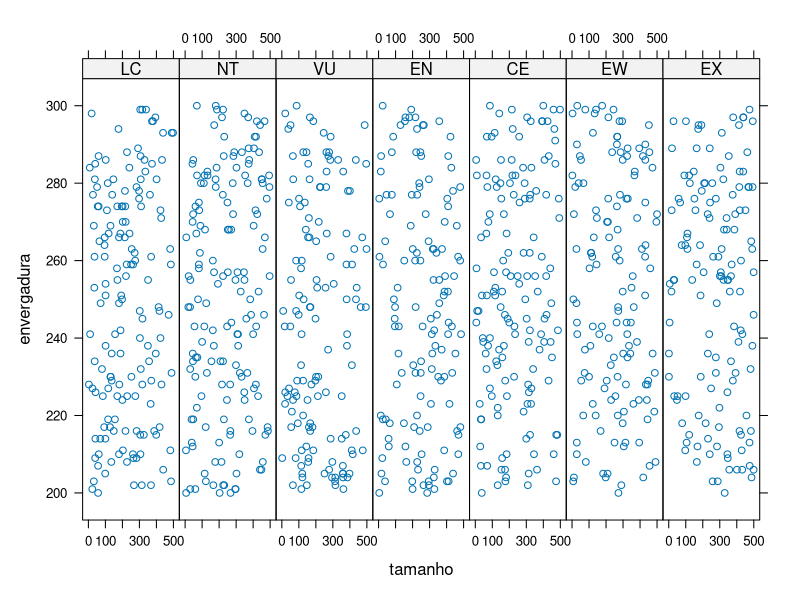
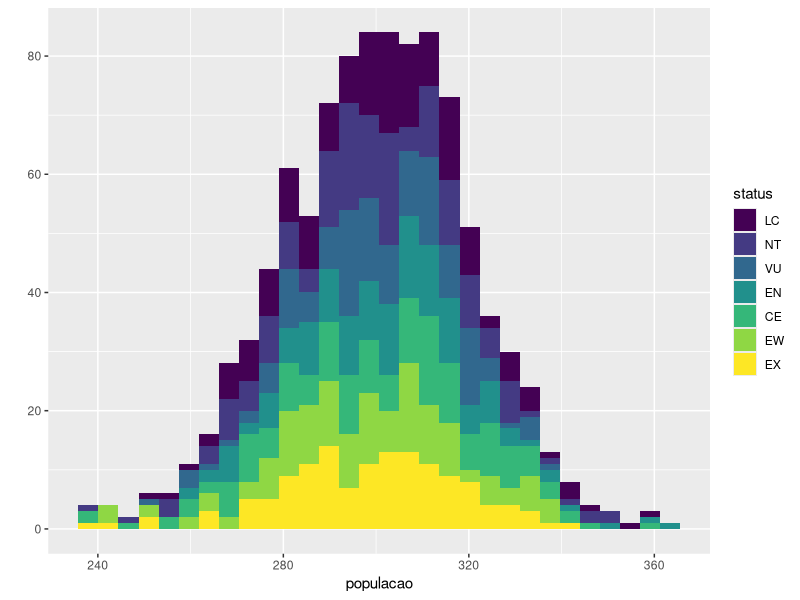

Here is the R script that generated these plots, in order:
#Lendo o arquivo
especimes_data <- read.table('./especimes.txt', sep=',', header=TRUE)

#Adicionando os atributos dependentes
especimes_data['envergaduraXtamanho'] = (especimes_data$envergadura / especimes_data$tamanho) * 100

especimes_data$status <- ordered(especimes_data$status, levels = c('LC', 'NT', 'VU', 'EN', 'CE', 'EW','EX'))

especimes_data['exemplaresXidade'] = especimes_data$idade/ especimes_data$exemplares

#Criando um xyplot para verificar o padrão de envergadura e tamanho com relação ao status de conservação
library(lattice)

xyplot(envergadura ~ tamanho | status, data = especimes_data, layout = c(7,1)) # coluna e linhas

# Verificando o padrão da população organizada pelo status de conservação
library(ggplot2)

qplot(populacao, data = especimes_data, fill = status)

